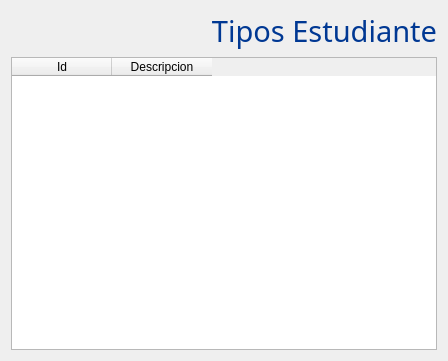
<?xml version="1.0" encoding="UTF-8"?>
<ui version="4.0">
 <class>tipo_estudiante</class>
 <widget class="QWidget" name="tipo_estudiante">
  <property name="geometry">
   <rect>
    <x>0</x>
    <y>0</y>
    <width>448</width>
    <height>361</height>
   </rect>
  </property>
  <property name="maximumSize">
   <size>
    <width>450</width>
    <height>370</height>
   </size>
  </property>
  <property name="windowTitle">
   <string>Form</string>
  </property>
  <layout class="QVBoxLayout" name="verticalLayout">
   <item>
    <widget class="QLabel" name="label">
     <property name="font">
      <font>
       <family>Gill Sans MT</family>
       <pointsize>22</pointsize>
       <weight>50</weight>
       <italic>false</italic>
       <bold>false</bold>
      </font>
     </property>
     <property name="styleSheet">
      <string notr="true">font: 22pt &quot;Gill Sans MT&quot;;
color: rgb(00,56,147);</string>
     </property>
     <property name="text">
      <string>Tipos Estudiante</string>
     </property>
     <property name="alignment">
      <set>Qt::AlignRight|Qt::AlignTrailing|Qt::AlignVCenter</set>
     </property>
    </widget>
   </item>
   <item>
    <widget class="QTableWidget" name="tabla">
     <property name="font">
      <font>
       <family>Segoe UI</family>
       <pointsize>9</pointsize>
      </font>
     </property>
     <column>
      <property name="text">
       <string>Id</string>
      </property>
     </column>
     <column>
      <property name="text">
       <string>Descripcion</string>
      </property>
     </column>
    </widget>
   </item>
  </layout>
 </widget>
 <resources/>
 <connections/>
</ui>
